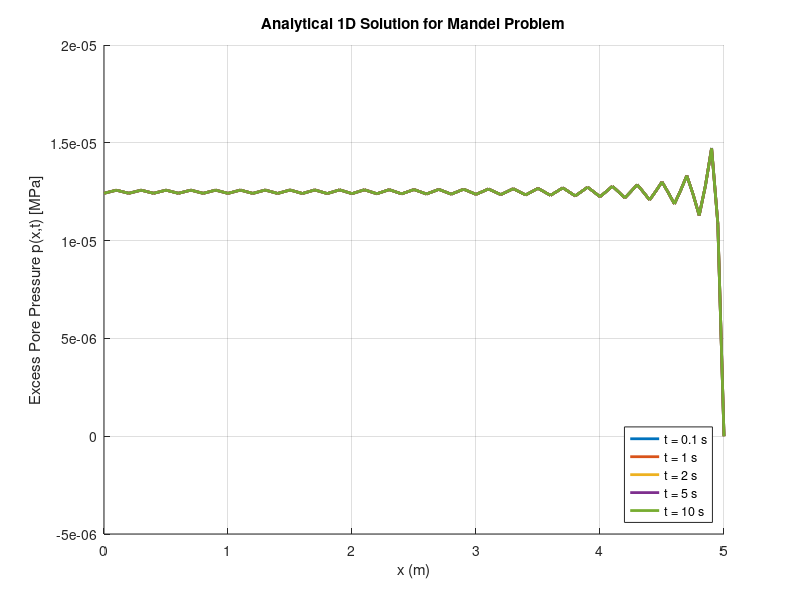

The MATLAB source for this figure:
% -------------------------------------------------------------------------
% mendel1D: One-Dimensional Poro-Thermoelastic Analytical Pressure Solution
%
% Computes the analytical solution for excess pore pressure in a saturated
% poroelastic medium under transient loading using Fourier series.
%
% Pressure evolution is governed by a diffusion equation with thermal coupling:
%
%   ∂p/∂t = C_v ∂²p/∂x² + C_2 df(t)/dt    in (0, a)
%
% This file computes p(x, t) analytically and prepares for comparison with
% future numerical MOLE-based simulations.
%
% ----------------------------------------------------------------------------
% SPDX-License-Identifier: GPL-3.0-or-later
% © 2008-2025 San Diego State University Research Foundation (SDSURF).
% ----------------------------------------------------------------------------

clc; clear; close all;

%% Parameters
a = 5;                    % Half-width [m] (domain: x ∈ [-a, a])
m = 100;                  % Number of cells
dx = 2*a / m;             
xgrid = linspace(-a, a, m+1)';   % Includes both ends

% Mechanical/poroelastic properties (from mendel2D)
E = 1e9;                  % Young's modulus [Pa]
nu = 0.25;                % Poisson's ratio
alpha = 1.0;              % Biot coefficient
Ss = 1e-5;                % Specific storage [1/Pa]
F = 1e6;                  % Applied force [N/m]
Cv = 1e-6;                % Consolidation coefficient [m^2/s]

% Derived quantity: P0 from Mandel's equation
P0 = (F / a) * ((1 - 2*nu)*(1 + nu)) / (Ss * E + 2 * alpha^2 * (1 + nu)*(1 - 2*nu));

% Time snapshots (in seconds)
times_sec = [0.1, 1, 2, 5, 10];

% Series truncation
N_max = 100;

%% Analytical Pressure Solution
p_analytical = zeros(length(xgrid), length(times_sec));

% Domain: x ∈ [0, a] (half-domain)
xgrid = linspace(0, a, m+1)';

% Fourier roots α_i
alpha_i = (1:N_max)' * pi / 2;

% Main loop
for ti = 1:length(times_sec)
    t = times_sec(ti);
    p = zeros(size(xgrid));
    
    for i = 1:N_max
        alpha_val = alpha_i(i);
        omega_i = (alpha_val^2 * Cv) / a^2;
        coeff = sin(alpha_val) / (alpha_val - sin(alpha_val)*cos(alpha_val));
        spatial_term = cos(alpha_val * xgrid / a) - cos(alpha_val);
        decay = exp(-omega_i * t);
        p = p + coeff * spatial_term * decay;
    end

    p_analytical(:,ti) = 2 * P0 * p;
end

%% Plot: Pressure profiles at different times
figure('Name','Analytical Pressure Solution (1D)');
set(gcf,'Color','white');
hold on;
colors = lines(length(times_sec));

for ti = 1:length(times_sec)
    plot(xgrid, p_analytical(:,ti)/1e6, '-', 'LineWidth', 2, ...
        'Color', colors(ti,:), ...
        'DisplayName', ['t = ' num2str(times_sec(ti)) ' s']);
end

xlabel('x (m)');
ylabel('Excess Pore Pressure p(x,t) [MPa]');
title('Analytical 1D Solution for Mandel Problem');
legend('Location','SouthEast');
grid on;
